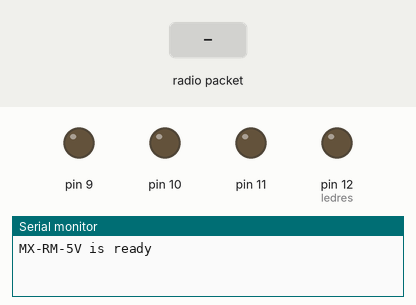
A sketch run on a simulated Arduino Uno, built with avr-gcc and run on an emulated ATmega328P. Shown: output pins drawn as LEDs (lit = HIGH), the last lines printed to the serial monitor. Inputs (shaded band) come from the test bench. No radio packets arrive unless stated.

Above: at 1.2 s.
1.3 s: radio packet "1" arrives
At 2.2 s:
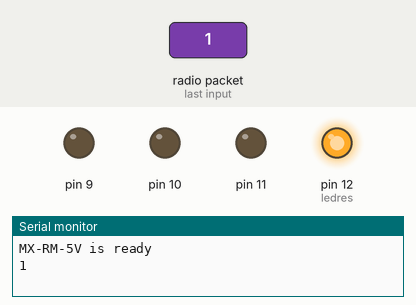
Timing chart, 0 to 4.3 s (numbered marks = the images above; inputs shaded):
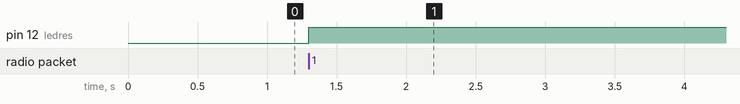

Measured:
- after the input at 1.3 s, pin 12 (ledres): LOW → HIGH at once

The sketch:

car_radio.ino
```cpp
 #include <VirtualWire.h>
 byte message[VW_MAX_MESSAGE_LEN]; // Буфер для хранения принимаемых данных
 byte messageLength = VW_MAX_MESSAGE_LEN; // Размер сообщения
const int receiver_pin = 8; // Пин подключения приемника
 int ledres = 12;
 int rf = 8;
 int rb = 9;
 int lf = 10;
 int lb = 11;
 const int transmit_pin = 7; // Пин подключения передатчика
 void setup() {
  // put your setup code here, to run once:
   Serial.begin(9600);
   pinMode(ledres,HIGH);
  pinMode (8,OUTPUT);
  pinMode (9,OUTPUT);
  pinMode (10,OUTPUT);
  pinMode (11,OUTPUT);
Serial.println("MX-RM-5V is ready");
  vw_set_rx_pin(receiver_pin); // Пин подключения приемника
 // lcd.begin(16,2);
  vw_setup(2000); // Скорость передачи данных (бит в секунду)
  vw_rx_start(); // Активация применика


}

void loop() {
  // put your main code here, to run repeatedly:
    memset(message, 0, VW_MAX_MESSAGE_LEN);
      if (vw_get_message(message, &messageLength)) // Если есть данные..
  {
    digitalWrite(ledres, HIGH); // Зажигаем светодиод в начале приема пакета
    for (int i = 0; i < messageLength; i++)
    {
      //delay(100);
      Serial.write(message[i]); // выводим их в одной строке
    }
  }
}
```
